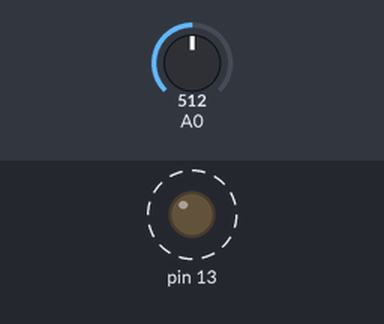
This sketch was run on a simulated Arduino Uno, built with avr-gcc and run on an emulated ATmega328P. Shown: output pins drawn as LEDs (lit = HIGH). Dashed ring = blinking. The test bench sets the inputs (shaded band); at power-on: A0 = 512.

Above: at 0.2 s.
Timing chart, 0 to 3.0 s (numbered marks = the images above):
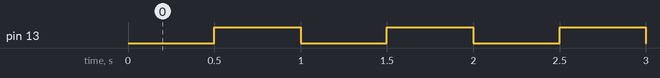

Measured:
- by itself, pin 13: alternates HIGH for 0.50 s and LOW for 0.50 s

The sketch:

vco_2.ino
```cpp
/*
  In the previous version, on every iteration of loop() we
  - read the potentiometer value; and
  - updated the output value of the oscillator (phase).
  Thus, the sample rate in this case is exactly how often the loop runs.

  In this version:
  - The potentiometer is still read every loop() iteration; but
  - the oscillator output runs in a hardware timer interrupt, not in loop().
  This means that the oscillator output happens at a fixed rat. The ISR runs
  at precise intervals, and generates one audio sample per tick.
*/

float phase = 0.0;

// Each loop iteration is treated as one audio sample
// Thus we will use delay() in the loop to approximately
// force the sample rate.
constexpr float SAMPLE_RATE = 10000.0;

long count = 0;
void setup() {
  pinMode(13, OUTPUT);

  /* --- Set up hardware timer to use for sampling --- */
  cli(); // temporarily disable interrupts

  TCCR1A = 0; // normal mode
  TCCR1B = 0;
  TCNT1 = 0;  // reset counter

  // compare match value (controls interrupt rate)
  // formula: 16MHz / (prescaler * (OCR1A + 1))
  OCR1A = 1599; // with prescaler=1, gives ~10kHz

  // CTC mode (clear timer on compare match)
  TCCR1B |= (1 << WGM12);
  // Set prescaler = 1
  TCCR1B |= (1 << CS10);
  // enable interrupt on compare match A
  TIMSK1 |= (1 << OCIE1A);

  sei(); // re-enable the inputs
}

void loop() {
  // Slow control stuff goes here
  // Read control input (potentiometer)
  int pot = analogRead(A0);
  float frequency = map(pot, 0, 1023, 50, 2000);
}

ISR(TIMER1_COMPA_vect) {
  count++;

  // sample rate is 10kHz, so if we toggle every 5000 samples,
  // then we get LED state changing every 5000/10k = 0.5 seconds.
  // Thus the LED blinks with a period of 1 sec, or freq of 1 Hz.
  if (count >= 5000) {
    count = 0;
    // toggle pin at interrupt rate (testing)
    digitalWrite(13, !digitalRead(13));
  }
}
```
